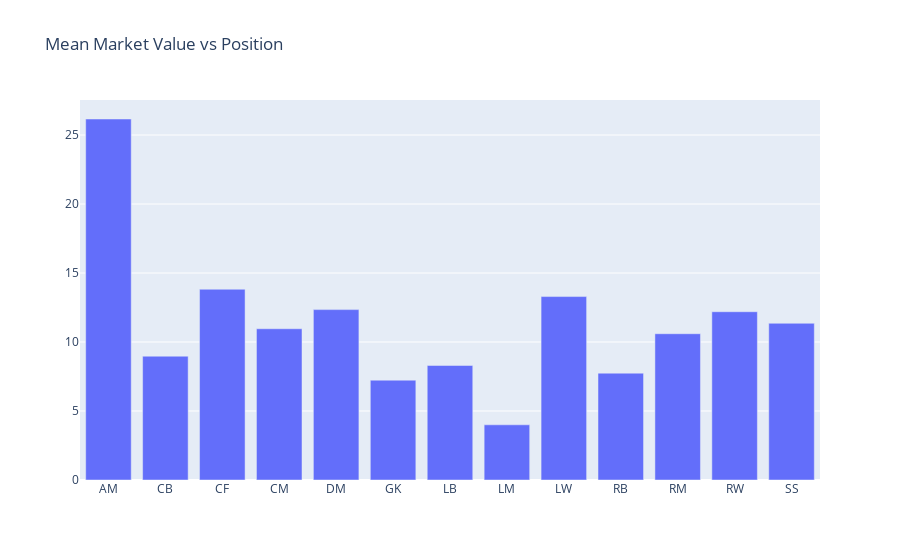

Write notebook code for a chart like this one.
### Code cell
keys= positions
values=position_value_mean

iplot({
    "data": [go.Bar(x=keys, y=values)],
    "layout": go.Layout(title="Mean Market Value vs Position")
})

### Figure 1 — Plotly figure (JSON) as saved in the notebook; plotly's stock layout.template omitted (floating-point values rounded to 4 significant figures)
{"data": [{"type": "bar", "x": ["AM", "CB", "CF", "CM", "DM", "GK", "LB", "LM", "LW", "RB", "RM", "RW", "SS"], "y": [26.16, 8.972, 13.82, 10.96, 12.35, 7.235, 8.3, 4, 13.29, 7.743, 10.6, 12.2, 11.36]}], "layout": {"title": {"text": "Mean Market Value vs Position"}}}
